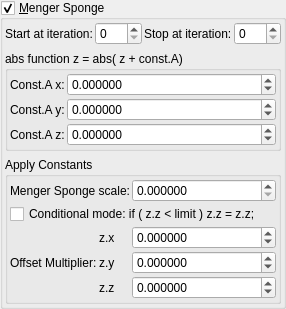
    <widget class="MyGroupBox" name="groupCheck_transf_function_enabledM">
     <property name="title">
      <string>&amp;Menger Sponge</string>
     </property>
     <property name="checkable">
      <bool>true</bool>
     </property>
     <layout class="QVBoxLayout" name="verticalLayout_7">
      <property name="leftMargin">
       <number>2</number>
      </property>
      <property name="topMargin">
       <number>2</number>
      </property>
      <property name="rightMargin">
       <number>2</number>
      </property>
      <property name="bottomMargin">
       <number>2</number>
      </property>
      <item>
       <layout class="QGridLayout" name="gridLayout_82">
        <property name="spacing">
         <number>2</number>
        </property>
        <item row="2" column="0">
         <widget class="QLabel" name="label_75">
          <property name="text">
           <string>Start at iteration:</string>
          </property>
         </widget>
        </item>
        <item row="2" column="3">
         <widget class="MySpinBox" name="spinboxInt_transf_stop_iterations_M">
          <property name="sizePolicy">
           <sizepolicy hsizetype="Preferred" vsizetype="Maximum">
            <horstretch>0</horstretch>
            <verstretch>0</verstretch>
           </sizepolicy>
          </property>
          <property name="maximum">
           <number>999</number>
          </property>
         </widget>
        </item>
        <item row="2" column="2">
         <widget class="QLabel" name="label_54">
          <property name="text">
           <string>Stop at iteration:</string>
          </property>
         </widget>
        </item>
        <item row="2" column="1">
         <widget class="MySpinBox" name="spinboxInt_transf_start_iterations_M">
          <property name="sizePolicy">
           <sizepolicy hsizetype="Minimum" vsizetype="Maximum">
            <horstretch>0</horstretch>
            <verstretch>0</verstretch>
           </sizepolicy>
          </property>
          <property name="minimum">
           <number>0</number>
          </property>
          <property name="maximum">
           <number>999</number>
          </property>
          <property name="value">
           <number>0</number>
          </property>
         </widget>
        </item>
       </layout>
      </item>
      <item>
       <widget class="QGroupBox" name="groupBox_5">
        <property name="title">
         <string>abs function z = abs( z + const.A)</string>
        </property>
        <layout class="QVBoxLayout" name="verticalLayout_8">
         <property name="leftMargin">
          <number>2</number>
         </property>
         <property name="topMargin">
          <number>2</number>
         </property>
         <property name="rightMargin">
          <number>2</number>
         </property>
         <property name="bottomMargin">
          <number>2</number>
         </property>
         <item>
          <layout class="QGridLayout" name="gridLayout_33" columnstretch="0,1">
           <property name="spacing">
            <number>2</number>
           </property>
           <item row="0" column="1">
            <widget class="MyDoubleSpinBox" name="spinbox3_transf_addition_constantA_000_x">
             <property name="enabled">
              <bool>true</bool>
             </property>
             <property name="sizePolicy">
              <sizepolicy hsizetype="Minimum" vsizetype="Maximum">
               <horstretch>0</horstretch>
               <verstretch>0</verstretch>
              </sizepolicy>
             </property>
             <property name="prefix">
              <string/>
             </property>
             <property name="decimals">
              <number>6</number>
             </property>
             <property name="minimum">
              <double>-99.989999999999995</double>
             </property>
             <property name="singleStep">
              <double>0.100000000000000</double>
             </property>
            </widget>
           </item>
           <item row="2" column="0">
            <widget class="QLabel" name="label_80">
             <property name="text">
              <string>Const.A z:</string>
             </property>
            </widget>
           </item>
           <item row="1" column="1">
            <widget class="MyDoubleSpinBox" name="spinbox3_transf_addition_constantA_000_y">
             <property name="enabled">
              <bool>true</bool>
             </property>
             <property name="sizePolicy">
              <sizepolicy hsizetype="Minimum" vsizetype="Maximum">
               <horstretch>0</horstretch>
               <verstretch>0</verstretch>
              </sizepolicy>
             </property>
             <property name="decimals">
              <number>6</number>
             </property>
             <property name="minimum">
              <double>-99.989999999999995</double>
             </property>
             <property name="maximum">
              <double>99.989999999999995</double>
             </property>
             <property name="singleStep">
              <double>0.100000000000000</double>
             </property>
            </widget>
           </item>
           <item row="1" column="0">
            <widget class="QLabel" name="label_78">
             <property name="text">
              <string>Const.A y:</string>
             </property>
            </widget>
           </item>
           <item row="0" column="0">
            <widget class="QLabel" name="label_79">
             <property name="text">
              <string>Const.A x:</string>
             </property>
            </widget>
           </item>
           <item row="2" column="1">
            <widget class="MyDoubleSpinBox" name="spinbox3_transf_addition_constantA_000_z">
             <property name="enabled">
              <bool>true</bool>
             </property>
             <property name="sizePolicy">
              <sizepolicy hsizetype="Minimum" vsizetype="Maximum">
               <horstretch>0</horstretch>
               <verstretch>0</verstretch>
              </sizepolicy>
             </property>
             <property name="decimals">
              <number>6</number>
             </property>
             <property name="minimum">
              <double>-99.989999999999995</double>
             </property>
             <property name="maximum">
              <double>99.989999999999995</double>
             </property>
             <property name="singleStep">
              <double>0.100000000000000</double>
             </property>
            </widget>
           </item>
          </layout>
         </item>
        </layout>
       </widget>
      </item>
      <item>
       <widget class="QGroupBox" name="groupBox_6">
        <property name="title">
         <string>Apply Constants</string>
        </property>
        <layout class="QVBoxLayout" name="verticalLayout_9">
         <property name="leftMargin">
          <number>2</number>
         </property>
         <property name="topMargin">
          <number>2</number>
         </property>
         <property name="rightMargin">
          <number>2</number>
         </property>
         <property name="bottomMargin">
          <number>2</number>
         </property>
         <item>
          <layout class="QGridLayout" name="gridLayout_63" columnstretch="0,0,0,1">
           <property name="spacing">
            <number>2</number>
           </property>
           <item row="2" column="3">
            <widget class="MyDoubleSpinBox" name="spinbox_transf_scale_3">
             <property name="sizePolicy">
              <sizepolicy hsizetype="Minimum" vsizetype="Maximum">
               <horstretch>0</horstretch>
               <verstretch>0</verstretch>
              </sizepolicy>
             </property>
             <property name="prefix">
              <string/>
             </property>
             <property name="suffix">
              <string/>
             </property>
             <property name="decimals">
              <number>6</number>
             </property>
             <property name="minimum">
              <double>0.000000000000000</double>
             </property>
             <property name="maximum">
              <double>99.998999999999995</double>
             </property>
             <property name="singleStep">
              <double>0.100000000000000</double>
             </property>
            </widget>
           </item>
           <item row="4" column="3">
            <widget class="MyDoubleSpinBox" name="spinbox3_transf_constant_multiplier_111_x">
             <property name="sizePolicy">
              <sizepolicy hsizetype="Minimum" vsizetype="Maximum">
               <horstretch>0</horstretch>
               <verstretch>0</verstretch>
              </sizepolicy>
             </property>
             <property name="prefix">
              <string/>
             </property>
             <property name="suffix">
              <string/>
             </property>
             <property name="decimals">
              <number>6</number>
             </property>
             <property name="minimum">
              <double>-99.989999999999995</double>
             </property>
             <property name="maximum">
              <double>99.989999999999995</double>
             </property>
             <property name="singleStep">
              <double>0.100000000000000</double>
             </property>
            </widget>
           </item>
           <item row="6" column="2">
            <widget class="QLabel" name="label_98">
             <property name="text">
              <string notr="true">z.z</string>
             </property>
            </widget>
           </item>
           <item row="5" column="3">
            <widget class="MyDoubleSpinBox" name="spinbox3_transf_constant_multiplier_111_y">
             <property name="sizePolicy">
              <sizepolicy hsizetype="Minimum" vsizetype="Maximum">
               <horstretch>0</horstretch>
               <verstretch>0</verstretch>
              </sizepolicy>
             </property>
             <property name="prefix">
              <string/>
             </property>
             <property name="suffix">
              <string/>
             </property>
             <property name="decimals">
              <number>6</number>
             </property>
             <property name="minimum">
              <double>-99.989999999999995</double>
             </property>
             <property name="maximum">
              <double>99.989999999999995</double>
             </property>
             <property name="singleStep">
              <double>0.100000000000000</double>
             </property>
            </widget>
           </item>
           <item row="4" column="2">
            <widget class="QLabel" name="label_93">
             <property name="text">
              <string notr="true">z.x</string>
             </property>
            </widget>
           </item>
           <item row="6" column="3">
            <widget class="MyDoubleSpinBox" name="spinbox3_transf_constant_multiplier_111_z">
             <property name="sizePolicy">
              <sizepolicy hsizetype="Minimum" vsizetype="Maximum">
               <horstretch>0</horstretch>
               <verstretch>0</verstretch>
              </sizepolicy>
             </property>
             <property name="prefix">
              <string/>
             </property>
             <property name="suffix">
              <string/>
             </property>
             <property name="decimals">
              <number>6</number>
             </property>
             <property name="minimum">
              <double>-99.989999999999995</double>
             </property>
             <property name="maximum">
              <double>99.989999999999995</double>
             </property>
             <property name="singleStep">
              <double>0.100000000000000</double>
             </property>
            </widget>
           </item>
           <item row="5" column="2">
            <widget class="QLabel" name="label_90">
             <property name="text">
              <string notr="true">z.y</string>
             </property>
            </widget>
           </item>
           <item row="5" column="1">
            <widget class="QLabel" name="label_91">
             <property name="text">
              <string>Offset Multiplier:</string>
             </property>
            </widget>
           </item>
           <item row="3" column="1" colspan="3">
            <widget class="MyCheckBox" name="checkBox_transf_function_enabled">
             <property name="text">
              <string>Conditional mode: if ( z.z &lt; limit ) z.z = z.z;</string>
             </property>
            </widget>
           </item>
           <item row="2" column="1" colspan="2">
            <widget class="QLabel" name="label_92">
             <property name="text">
              <string>Menger Sponge scale:</string>
             </property>
            </widget>
           </item>
          </layout>
         </item>
        </layout>
       </widget>
      </item>
     </layout>
    </widget>
